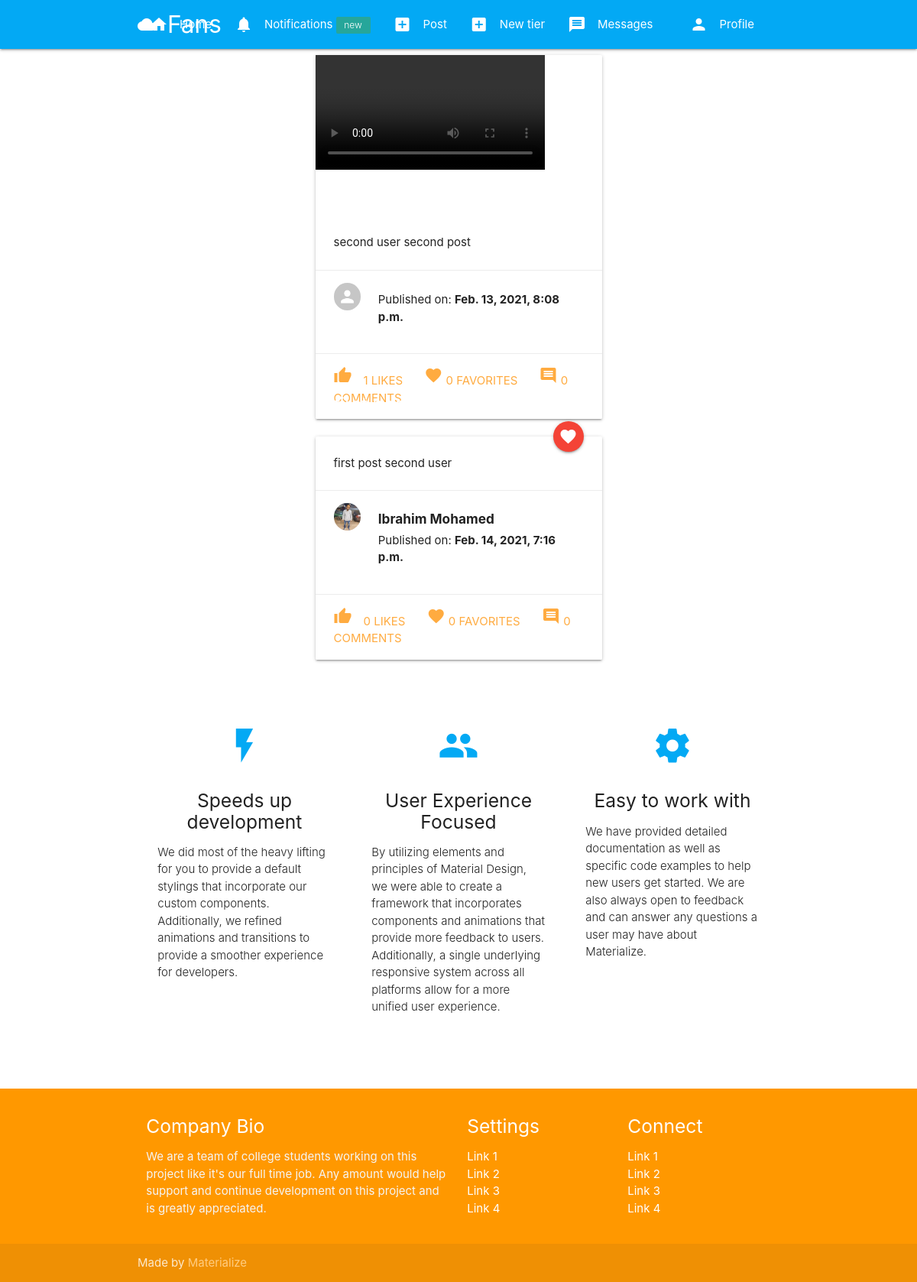
/ (signed in), run on the app's committed database.
### post/models.py (models this page shows, shortened)
class Stream(models.Model):
    subscribed = models.ForeignKey(User, on_delete=models.CASCADE, related_name='stream_subscribed')
    user = models.ForeignKey(User, on_delete=models.CASCADE)
    post = models.ForeignKey(Post, on_delete=models.CASCADE)
    visible = models.BooleanField(default=False)
    date = models.DateTimeField(auto_now_add=True)

class Post(models.Model):
    id = models.UUIDField(primary_key=True, default=uuid.uuid4, editable=False)
    content = models.ManyToManyField(PostFileContent, verbose_name=("contents"))
    title = models.CharField(max_length=150)
    caption = models.TextField(max_length=1500,verbose_name='Caption')
    posted = models.DateTimeField(auto_now_add=True)
    tier = models.ForeignKey(Tier, related_name=("tiers"), on_delete=models.CASCADE)
    user = models.ForeignKey(User, on_delete=models.CASCADE)
    likes_count = models.IntegerField(default=0)
    comments_count = models.IntegerField(default=0)
    favorites_count = models.IntegerField(default=0)

### authy/models.py (models this page shows, shortened)
class Profile(models.Model):
	user = models.OneToOneField(User, on_delete=models.CASCADE, related_name='profile')
	location = models.CharField(max_length=50, null=True, blank=True)
	url = models.CharField(max_length=80, null=True, blank=True)
	profile_info = models.TextField(max_length=150, null=True, blank=True)
	created = models.DateField(auto_now_add=True)
	picture = models.ImageField(upload_to=user_directory_path_profile, blank=True, null=True, verbose_name='Picture')
	banner = models.ImageField(upload_to=user_directory_path_banner, blank=True, null=True, verbose_name='Banner')

### post/views.py (the view)
# urls.py: path('', index, name='index'),
@login_required
def index(request):
  user =request.user
  stream_items = Stream.objects.filter(user=user).order_by('date')
  paginator = Paginator(stream_items, 9)
  page_number = request.GET.get('page')
  stream_data = paginator.get_page(page_number)
  print(stream_data)
  context = {
      'stream_data': stream_data,
  }
  return render(request, 'index.html', context)

### authy/views.py (called while the page is built)
def side_nav_info(request):
	user = request.user
	nav_profile = None
	fans = None
	follows = None
	if user.is_authenticated:
		nav_profile = Profile.objects.get(user=user)
		fans = Subscription.objects.filter(subscribed=user).count()
		follows = Subscription.objects.filter(subscriber=user).count()
	return {'nav_profile': nav_profile, 'fans': fans, 'follows': follows}

### fans_clone/templates/index.html (shortened to what this page needs)
{% extends 'base.html' %}
{% load static %}
{% block content %}
  <div class="col s6 offset-s3">
  {% for stream in stream_data %}
    <div class="col s12 m12">
      <div class="card">
      {% if stream.visible == True %}
        <div class="card-image">
          {% if stream.post.content.first.file.name|slice:"-3:" == 'jpg' %}
          <span class="card-title"><b>{{ stream.post.title }}</b></span>
          <a class="btn-floating halfway-fab waves-effect waves-light red"><i class="material-icons">favorite</i></a>
        {% else %}
        <div class="video-container">
          <video class="responsive-video" controls="controls" preload="metadata">
            <source src="{{ stream.post.content.first.file.url }}#t=0.5" type="video/mp4">
          </video>
        </div>
        {% endif %}
        </div>
      {% endif %}
        <div class="card-content">
          {{ stream.post.caption }}
        </div>
        <div class="card-action">
          <div class="row">
            <div class="col s2">
              {% if stream.post.user.profile.picture %}
                <img src="{{ stream.post.user.profile.picture.url }}" class="circle responsive-img">
              {% else %}
                <img src="{% static 'img/no_avatar.jpg' %}" class="circle responsive-img">
              {% endif %}
            </div>
            <div class="col s10">
              <h6><b>{{ stream.post.user.first_name }} {{ stream.post.user.last_name }}</b></h6>
              <span>Published on: <b>{{ stream.post.posted }}</b></span>
            </div>
          </div>
        </div>
        <div class="card-action">
          <a href="{% url 'post-like' stream.post.id %}"><i class="material-icons left">thumb_up</i>{{ stream.post.likes_count }} Likes</a>
          <a href="#"><i class="material-icons">favorite</i> {{ stream.post.favorites_count }} Favorites</a>
          <a href="#"><i class="material-icons">comment</i> {{ stream.post.comments_count }} Comments</a>
        </div>
      </div>
    </div>
    {% endfor %}
  </div>
  <div class="col s12 m12 center-align">
  </div>
{% endblock %}
{% block icons %}
  <div class="container">
    <div class="section">
      <div class="row">
        <div class="col s12 m4">
          <div class="icon-block">
            <h2 class="center light-blue-text"><i class="material-icons">flash_on</i></h2>
            <h5 class="center">Speeds up development</h5>
            <p class="light">We did most of the heavy lifting for you to provide a default stylings that incorporate our custom components. Additionally, we refined animations and transitions to provide a smoother experience for developers.</p>
          </div>
        </div>
        <div class="col s12 m4">
          <div class="icon-block">
            <h2 class="center light-blue-text"><i class="material-icons">group</i></h2>
            <h5 class="center">User Experience Focused</h5>
            <p class="light">By utilizing elements and principles of Material Design, we were able to create a framework that incorporates components and animations that provide more feedback to users. Additionally, a single underlying responsive system across all platforms allow for a more unified user experience.</p>
          </div>
        </div>
        <div class="col s12 m4">
          <div class="icon-block">
            <h2 class="center light-blue-text"><i class="material-icons">settings</i></h2>
            <h5 class="center">Easy to work with</h5>
            <p class="light">We have provided detailed documentation as well as specific code examples to help new users get started. We are also always open to feedback and can answer any questions a user may have about Materialize.</p>
          </div>
        </div>
      </div>
    </div>
    <br><br>
  </div>
{% endblock %}

### fans_clone/static/css/style.css (style rules this page uses)
.icon-block { padding: 0 15px; }
.icon-block .material-icons { font-size: inherit; }

### data on the page
Stream: post.caption "second user second post", post.posted "Feb. 13, 2021, 8:08 p.m.", post.likes_count "1", post.favorites_count "0", post.comments_count "0"
Stream: post "first post second user", post.caption "first post second user", post.user.profile.picture (placeholder picture), post.user.first_name "Ibrahim", post.user.last_name "Mohamed", post.posted "Feb. 14, 2021, 7:16 p.m.", post.likes_count "0", post.favorites_count "0", post.comments_count "0"
